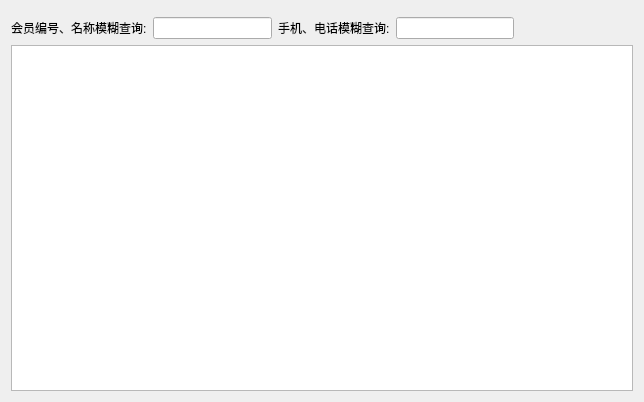
<?xml version="1.0" encoding="UTF-8"?>
<ui version="4.0">
 <class>w_m_member_statemanage_Dialog</class>
 <widget class="QDialog" name="w_m_member_statemanage_Dialog">
  <property name="geometry">
   <rect>
    <x>0</x>
    <y>0</y>
    <width>644</width>
    <height>402</height>
   </rect>
  </property>
  <property name="windowTitle">
   <string>Dialog</string>
  </property>
  <layout class="QVBoxLayout" name="verticalLayout">
   <item>
    <widget class="lds_toolbar" name="widget"/>
   </item>
   <item>
    <layout class="QHBoxLayout" name="horizontalLayout">
     <item>
      <widget class="QLabel" name="label">
       <property name="text">
        <string>会员编号、名称模糊查询:</string>
       </property>
      </widget>
     </item>
     <item>
      <widget class="QLineEdit" name="lineEdit"/>
     </item>
     <item>
      <widget class="QLabel" name="label_2">
       <property name="text">
        <string>手机、电话模糊查询:</string>
       </property>
      </widget>
     </item>
     <item>
      <widget class="QLineEdit" name="lineEdit_2"/>
     </item>
     <item>
      <spacer name="horizontalSpacer">
       <property name="orientation">
        <enum>Qt::Horizontal</enum>
       </property>
       <property name="sizeHint" stdset="0">
        <size>
         <width>40</width>
         <height>20</height>
        </size>
       </property>
      </spacer>
     </item>
    </layout>
   </item>
   <item>
    <widget class="lds_tableView" name="tableView"/>
   </item>
  </layout>
 </widget>
 <customwidgets>
  <customwidget>
   <class>lds_toolbar</class>
   <extends>QFrame</extends>
   <header>lds_toolbar.h</header>
   <container>1</container>
  </customwidget>
  <customwidget>
   <class>lds_tableView</class>
   <extends>QTableView</extends>
   <header>lds_tableview.h</header>
  </customwidget>
 </customwidgets>
 <tabstops>
  <tabstop>tableView</tabstop>
  <tabstop>lineEdit</tabstop>
  <tabstop>lineEdit_2</tabstop>
 </tabstops>
 <resources/>
 <connections/>
</ui>
